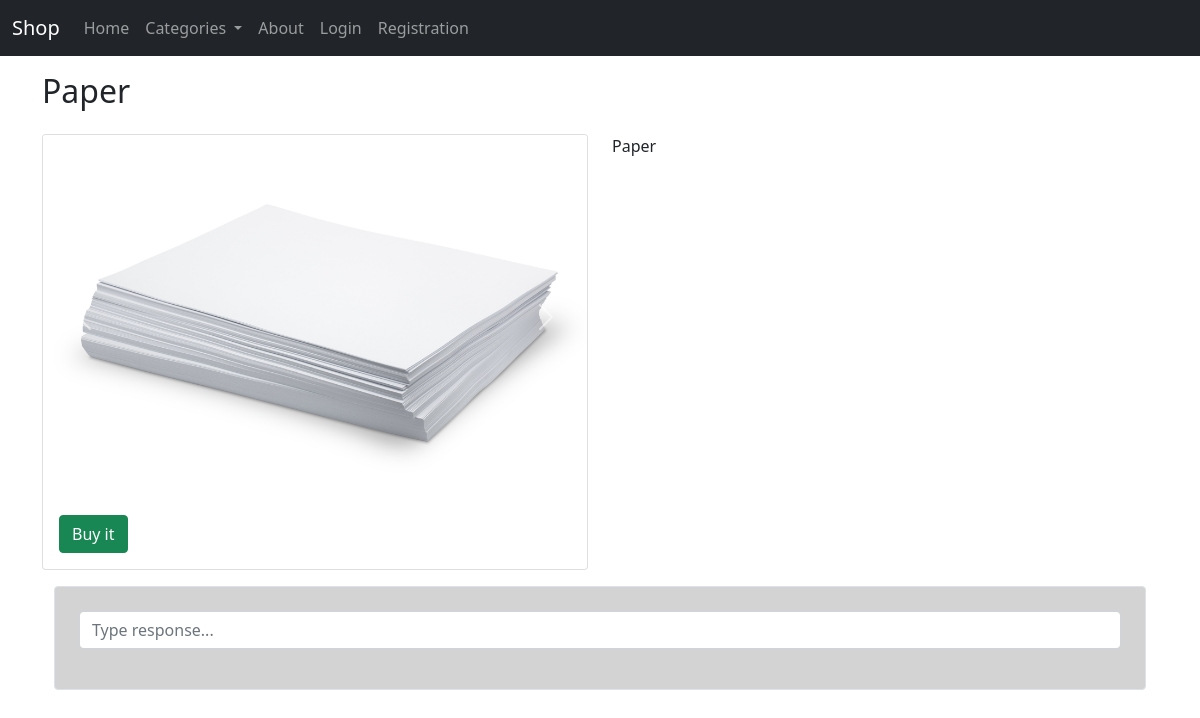
The app's page /product/2 with its own data.
### main/models.py (models this page shows, shortened)
class Product(models.Model):
    name = models.CharField(max_length=200)
    category = models.ForeignKey(Category, on_delete=models.DO_NOTHING, null=True, blank=True)
    description = models.TextField()
    price = models.FloatField()
    amount = models.IntegerField(default=0)
    images = models.ManyToManyField(Image, null=True, blank=True)

class Image(models.Model):
    image = models.ImageField(upload_to='images')
    def image_to_show(self):
        return mark_safe('<img src="{}" width="100" />'.format(self.image.url))
    image_to_show.short_description = 'Image to show'
    image_to_show.allow_tags = True

### main/views.py (the view)
# urls.py: path('product/<int:id>', product_controller, name='product'),
@add_categories
def product_controller(request, id: int):
    product = Product.objects.get(id=id)
    responses = Response.objects.filter(product=product).order_by('-date')
    return render(request, 'shop-templates/product.html', {**request.data, 'product': product, 'responses': responses})

### main/views.py (called while the page is built)
def add_categories(function):
    @wraps(function)
    def wrap(*args, **kwargs):
        index = 1 if isinstance(args[0], TemplateView) else 0
        try:
            args[index].data['categories'] = Category.objects.all()
        except:
            args[index].data = {'categories': Category.objects.all()}
        return function(*args, **kwargs)
    return wrap

### main/templates/shop-templates/product.html (shortened to what this page needs)
{% extends 'base.html' %}
{% block content %}
<h2>{{ product.name }}</h2>
<div class="row">
    <div class="col-md-6 my-3">
        <div class="card h-100">
            <div id="carousel{{ product.id }}" class="carousel slide" data-bs-ride="carousel">
                <div class="carousel-inner">
                    {% for img in product.images.all %}
                    {% if forloop.first %}
                    <div class="carousel-item active">
                        <img src="{{ img.image.url }}" class="card-img-top" alt="{{ product.name }}">
                    </div>
                    {% else %}
                    <div class="carousel-item">
                        <img src="{{ img.image.url }}" class="card-img-top" alt="{{ product.name }}">
                    </div>
                    {% endif %}
                    {% endfor %}
                </div>
                <button class="carousel-control-prev" type="button" data-bs-target="#carousel{{ product.id }}"
                    data-bs-slide="prev">
                    <span class="carousel-control-prev-icon" aria-hidden="true"></span>
                </button>
                <button class="carousel-control-next" type="button" data-bs-target="#carousel{{ product.id }}"
                    data-bs-slide="next">
                    <span class="carousel-control-next-icon" aria-hidden="true"></span>
                </button>
            </div>
            <div class="card-body">
                <button class="btn btn-success" id="btn-buy">Buy it</button>
            </div>
        </div>
    </div>
    <div class="col-md-6 my-3">
        <div class="h-100">
            {{ product.description|safe }}
        </div>
    </div>
</div>
<div class="container">
    <div class="row d-flex">
        <div class="col-md-12">
            <div class="card shadow-0 border" style="background-color: lightgray;">
                <div class="card-body p-4">
                    <form method="post" action="{% url 'main:comment' product.id %}" class="form-outline mb-3">
                        <input type="text" name="text" class="form-control" placeholder="Type response..." />
                    </form>
                </div>
            </div>
        </div>
    </div>
</div>
{% endblock content %}

### records on screen
Product: name "Paper", description "Paper"
Image: image (picture)
